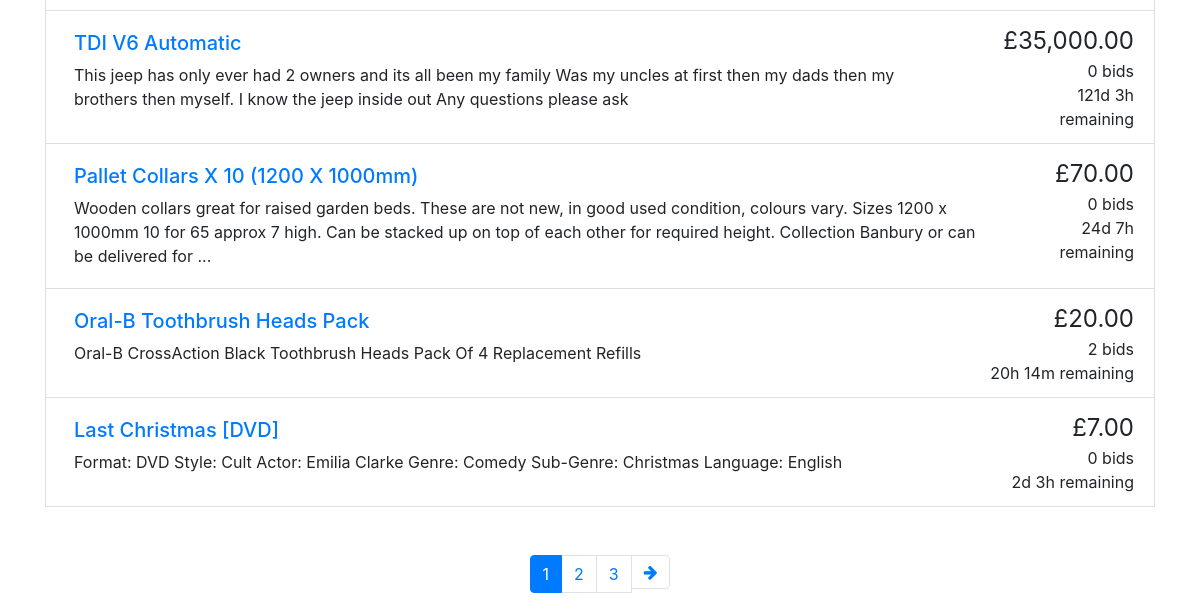
Before: /auction/browse.php (lower part) with the older database file.
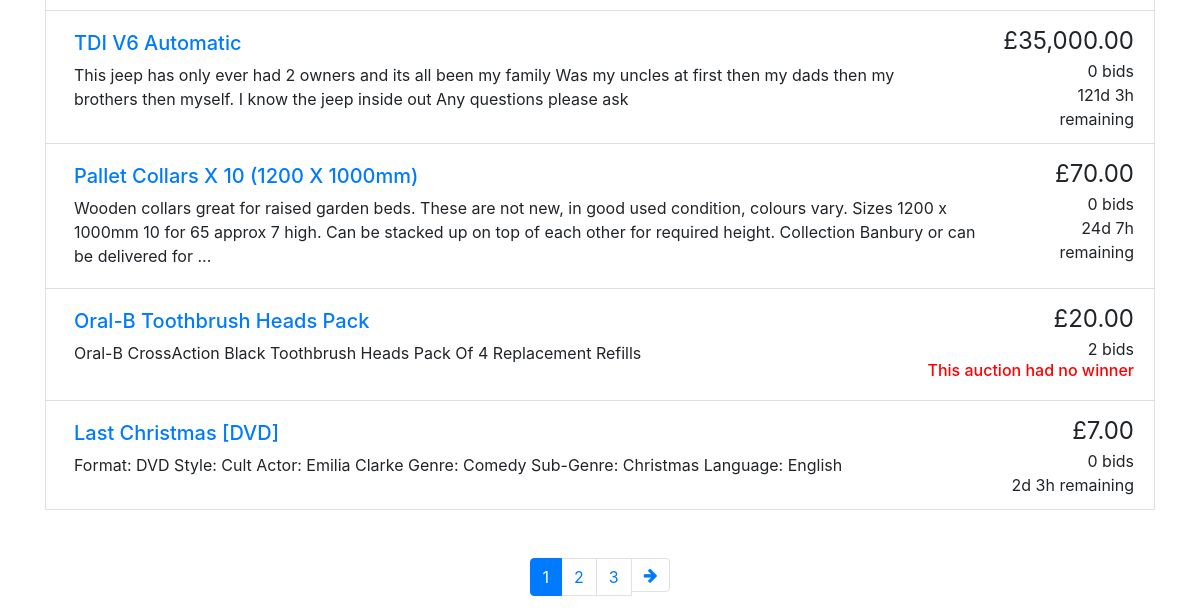
After: the same page with the newer database file.
### tables this page shows
CREATE TABLE IF NOT EXISTS `auction` (
  `auctionNo` int(10) UNSIGNED NOT NULL AUTO_INCREMENT,
  `auctionStatus` tinyint(1) NOT NULL DEFAULT '1',
  `category` varchar(35) NOT NULL DEFAULT 'Other',
  `title` varchar(100) NOT NULL DEFAULT 'Unnamed Auction',
  `auctionDescription` text,
  `startingPrice` int(10) UNSIGNED NOT NULL,
  `reservePrice` int(10) UNSIGNED DEFAULT NULL,
  `increments` int(10) UNSIGNED NOT NULL DEFAULT '1',
  `startDate` datetime NOT NULL,
  `endDate` datetime NOT NULL,
  `sellerId` int(11) UNSIGNED NOT NULL,
  PRIMARY KEY (`auctionNo`),
  KEY `sellerId` (`sellerId`)
);

### auction/utilities.php (the view, shortened to what this page needs)
<?php
function display_time_remaining($interval) {
    if ($interval->days == 0 && $interval->h == 0) {
      $time_remaining = $interval->format('%im %Ss');
    }
    else if ($interval->days == 0) {
      $time_remaining = $interval->format('%hh %im');
    }
    else {
      $time_remaining = $interval->format('%ad %hh');
    }
  return $time_remaining;
}
function print_listing_li($item_id, $title, $desc, $price, $num_bids, $end_time, $auction_status)
{
  if (strlen($desc) > 250) {
    $desc_shortened = substr($desc, 0, 250) . '...';
  }
  else {
    $desc_shortened = $desc;
  }
  if ($num_bids == 1) {
    $bid = ' bid';
  }
  else {
    $bid = ' bids';
  }
  $now = new DateTime();
  if (gettype($end_time) != 'object') {$end_time = new DateTime($end_time);}
  if ($now > $end_time && $auction_status == 0 ) {
    $fetch_winner_query = "SELECT email FROM buyer WHERE buyerId = (SELECT buyerId FROM winner WHERE auctionNo = '$item_id') ";
    $fetch_winner = mysqli_fetch_row(mysqli_query($GLOBALS['connection'], $fetch_winner_query));
    if (!$fetch_winner) {
      $time_remaining = "<h6 style=\"color:red\">This auction had no winner</h6>";
    }
    else {
      if (isset($_SESSION['username']) && $fetch_winner[0] == $_SESSION['username']) {$fetch_winner[0] = 'you';}
      $time_remaining = "<h6 style=\"color:green\">This auction was won by $fetch_winner[0]";
    }
  }
  else {
    $time_to_end = date_diff($now, $end_time);
    $time_remaining = display_time_remaining($time_to_end) . ' remaining';
  }
  echo('
    <li class="list-group-item d-flex justify-content-between">
    <div class="p-2 mr-5"><h5><a href="listing.php?item_id=' . $item_id . '">' . $title . '</a></h5>' . $desc_shortened . '</div>
    <div class="text-right "><span style="font-size: 1.5em">£' . number_format($price, 2) . '</span><br/>' . $num_bids . $bid . '<br/>' . $time_remaining . '</div>
  </li>'
  );
}
?>

### auction/footer.php (shortened to what this page needs)
</body>
</html>

### auction/header.php (shortened to what this page needs)
<?php require("utilities.php")?>
<?php require("footer.php")?>
<!doctype html>
<html lang="en">
<head>
  <link rel="stylesheet" href="css/bootstrap.min.css">
  <link rel="stylesheet" href="https://cdnjs.cloudflare.com/ajax/libs/font-awesome/4.7.0/css/font-awesome.min.css">
  <link rel="stylesheet" href="css/custom.css">
</head>
<body>

### auction/browse.php (shortened to what this page needs)
<?php require("header.php")?>
<div class="container mt-5">
<?php
  $query = "SELECT title, auctionNo, auctionDescription, category, endDate, bidNo, auctionStatus,
                CASE WHEN startingPrice>=max(bidAmount) OR max(bidAmount) IS NULL
                THEN startingPrice
                ELSE max(bidAmount)
                END maxJoinPrice
                FROM (SELECT title,auction.auctionNo,auctionDescription,category, endDate, createbid.bidNo, bid.bidAmount, startingPrice, auctionStatus
                      FROM (auction LEFT JOIN createbid ON createbid.auctionNo=auction.auctionNo)
                      LEFT JOIN bid ON createbid.bidNo=bid.bidNo";
  $query_cond = "";
  $order_cond = "";
  $query_cond .= ") AS comprehensive GROUP BY auctionNo";
  $query .= $query_cond;
  $query .= $order_cond;
  $result = mysqli_query($connection, $query) or die('Error connecting to SQL server.');
  $num_results = 0;
  while ($row = mysqli_fetch_assoc($result))
  {
      $num_results ++;
  }
  $results_per_page = 10;
  $max_page = ceil($num_results / $results_per_page);
  if (!isset($_GET['page']))
  {
    $curr_page = 1;
    $query_cond = " LIMIT 0,10 " ;
    $query .= $query_cond;
    $result = mysqli_query($connection, $query) or die('result.' . mysql_error());
    while ($row = mysqli_fetch_assoc($result))
    {
      $item_id = $row['auctionNo'];
      $title = $row['title'];
      $description = $row['auctionDescription'];
      $current_price = $row['maxJoinPrice'];
      $auction_status = $row['auctionStatus'];
      $bid_num_query = "SELECT COUNT(bidNo) FROM createbid WHERE auctionNo='$item_id'";
      $bid_num_result = mysqli_query($connection, $bid_num_query) or die('result.' . mysql_error());
      $bid_num_row = mysqli_fetch_assoc($bid_num_result);
      $num_bids = $bid_num_row['COUNT(bidNo)'];
      $end_date = $row['endDate'];
      print_listing_li($item_id, $title, $description, $current_price, $num_bids, $end_date, $auction_status);
    }
  }
?>
<nav aria-label="Search results pages" class="mt-5">
  <ul class="pagination justify-content-center">
<?php
  $querystring = "";
  $high_page_boost = max(3 - $curr_page, 0);
  $low_page_boost = max(2 - ($max_page - $curr_page), 0);
  $low_page = max(1, $curr_page - 2 - $low_page_boost);
  $high_page = min($max_page, $curr_page + 2 + $high_page_boost);
if ($num_results)
{
  for ($i = $low_page; $i <= $high_page; $i++) {
    if ($i == $curr_page) {
      echo('
    <li class="page-item active">');
    }
    else {
      echo('
    <li class="page-item">');
    }
    echo('
      <a class="page-link" href="browse.php?' . $querystring . 'page=' . $i . '">' . $i . '</a>
    </li>');
  }
  if ($curr_page != $max_page) {
    echo('
    <li class="page-item">
      <a class="page-link" href="browse.php?' . $querystring . 'page=' . ($curr_page + 1) . '" aria-label="Next">
        <span aria-hidden="true"><i class="fa fa-arrow-right"></i></span>
        <span class="sr-only">Next</span>
      </a>
    </li>');
  }
}
?>
  </ul>
</nav>
</div>
<?php include_once("footer.php")?>

Changed rows visible on the page:
changed auction "Oral-B Toothbrush Heads Pack": endDate "20h 14m remaining" → (not shown); now shows "This auction had no winner"
